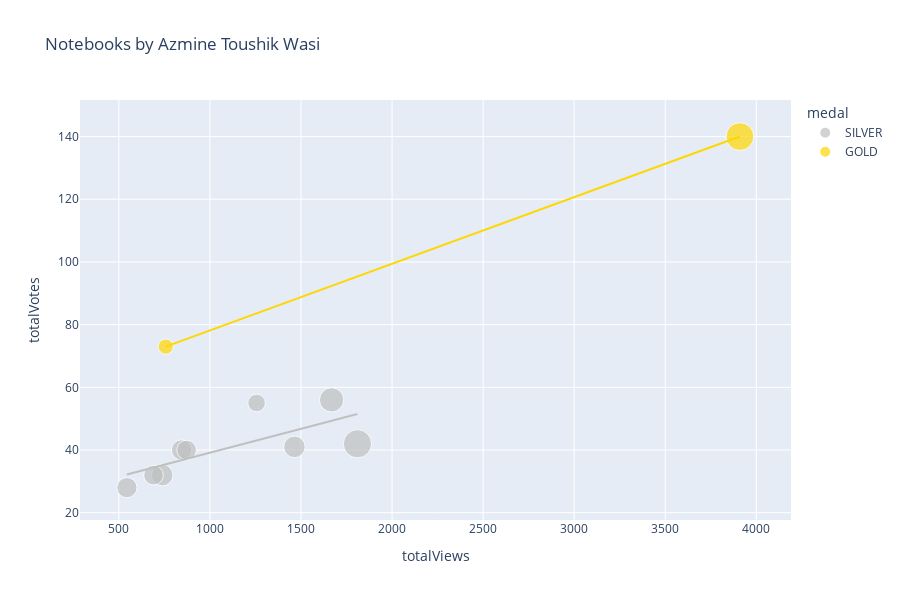

Source (notebook cell):
### Markdown cell above
# Plotly Scatter Plot

You may want to tweak these settings depending on how many notebooks you have...

### Code cell
import plotly.express as px

df['totalComments'].fillna(0, inplace=True)
df['medal'].fillna('N/A', inplace=True)
df['size'] = df['totalComments'].clip(lower=1)
color_map = {
    'GOLD': 'gold',
    'SILVER': 'silver',
    'BRONZE': 'chocolate',
    'N/A': '#333'
}
px.scatter(
    df,
    'totalViews',
    'totalVotes',
    title=f'Notebooks by {df.author_displayName.get(0)}',
    log_x=False,
    log_y=False,
    #width=800, 
    height=600,
    color='medal',
    color_discrete_map=color_map,
    size='size',
    trendline='ols',
    trendline_options=dict(log_x=False, log_y=False, add_constant=True),
    #trendline='lowess', # Use for Locally Weighted Scatterplot Smoothing line
    #trendline_scope='overall', # Use this for one trendline
    hover_name='title',
    hover_data={
        'size': False,
        'totalViews': ':,.0f',
        'totalVotes': ':,.0f',
        'totalLines': ':,.0f',
        'totalComments': ':,.0f',
        'viewsPerVote': ':,.0f',
        'languageName': True,
        'versionNumber': True,
        'lastRun': True,
        'lastRunExecutionTimeSeconds': ':,.0f',
        'medal': True,
    })

### Figure 1 — Plotly figure (JSON) as saved in the notebook; plotly's stock layout.template omitted (floating-point values rounded to 4 significant figures)
{"data": [{"customdata": [[12, 342, 12, 22.45, "Python", 14, "Tue Jul  5 04:38:45 2022", 70, "SILVER"], [18, 592, 18, 22.39, "Python", 11, "Mon Jul  4 18:57:52 2022", 49, "SILVER"], [16, 342, 16, 20.61, "Python", 7, "Mon Jul  4 18:45:02 2022", 97, "SILVER"], [23, 380, 23, 29.28, "Python", 12, "Mon Jul  4 17:30:49 2022", 50, "SILVER"], [15, 567, 15, 21.29, "Python", 17, "Mon Jul  4 08:38:28 2022", 97, "SILVER"], [31, 274, 31, 42.12, "Python", 11, "Sat Jun 25 16:40:22 2022", 80, "SILVER"], [18, 536, 18, 34.88, "Python", 11, "Wed Jun 15 04:45:57 2022", 52, "SILVER"], [16, 279, 16, 18.79, "Python", 16, "Sun May 29 07:50:50 2022", 40, "SILVER"], [15, 461, 15, 20.94, "Python", 14, "Fri May 27 02:34:12 2022", 79, "SILVER"]], "hovertemplate": "<b>%{hovertext}</b><br><br>medal=%{customdata[8]}<br>totalViews=%{x:,.0f}<br>totalVotes=%{y:,.0f}<br>totalLines=%{customdata[1]:,.0f}<br>totalComments=%{customdata[2]:,.0f}<br>viewsPerVote=%{customdata[3]:,.0f}<br>languageName=%{customdata[4]}<br>versionNumber=%{customdata[5]}<br>lastRun=%{customdata[6]}<br>lastRunExecutionTimeSeconds=%{customdata[7]:,.0f}<extra></extra>", "hovertext": ["➡️ Intro to Cross Validation ✅ Different Methods", "➡️ Intro to Bias-Variance Tradeoff 📋 with Numpy", "➡️ Intro to Feature Engineering 🛠 Housing Data ", "▶️ Lionel Messi 📊 Extended EDA ⚽ Goals ", "Divorce : How & Why? 📊 With PCA,SHAP,TSNE,RFE", "▶️ Cristiano Ronaldo 📊 Extended EDA ⚽ Goals ", "UCL ⚽ EDA & Viz ⭐ 2021-22 ⭐ Players & Teams", " 📘 Coursera 📉 EDA, FE 📈 Analysis + Insights 📊", "Export Processing Zones - EDA+Statistical Analysis"], "legendgroup": "SILVER", "marker": {"color": "silver", "size": [12, 18, 16, 23, 15, 31, 18, 16, 15], "sizemode": "area", "sizeref": 0.0775, "symbol": "circle"}, "mode": "markers", "name": "SILVER", "orientation": "v", "showlegend": true, "type": "scatter", "x": [1256, 738, 844, 1668, 872, 1810, 1464, 544, 690], "xaxis": "x", "y": [55, 32, 40, 56, 40, 42, 41, 28, 32], "yaxis": "y"}, {"hovertemplate": "<b>OLS trendline</b><br>totalVotes = 0.0152512 * totalViews + 23.9141<br>R<sup>2</sup>=0.527305<br><br>medal=SILVER<br>totalViews=%{x:,.0f}<br>totalVotes=%{y:,.0f} <b>(trend)</b><extra></extra>", "legendgroup": "SILVER", "marker": {"color": "silver", "symbol": "circle"}, "mode": "lines", "name": "SILVER", "showlegend": false, "type": "scatter", "x": [544, 690, 738, 844, 872, 1256, 1464, 1668, 1810], "xaxis": "x", "y": [32.21, 34.44, 35.17, 36.79, 37.21, 43.07, 46.24, 49.35, 51.52], "yaxis": "y"}, {"customdata": [[9, 645, 9, 10.24, "Python", 1, "Fri Jul  1 18:28:34 2022", 6, "GOLD"], [30, 357, 30, 27.74, "Python", 7, "Fri Jul  1 08:32:21 2022", 85, "GOLD"]], "hovertemplate": "<b>%{hovertext}</b><br><br>medal=%{customdata[8]}<br>totalViews=%{x:,.0f}<br>totalVotes=%{y:,.0f}<br>totalLines=%{customdata[1]:,.0f}<br>totalComments=%{customdata[2]:,.0f}<br>viewsPerVote=%{customdata[3]:,.0f}<br>languageName=%{customdata[4]}<br>versionNumber=%{customdata[5]}<br>lastRun=%{customdata[6]}<br>lastRunExecutionTimeSeconds=%{customdata[7]:,.0f}<extra></extra>", "hovertext": ["Clustering : Different Techniques, Algorithms", " Imputation : Different Techniques with Codes"], "legendgroup": "GOLD", "marker": {"color": "gold", "size": [9, 30], "sizemode": "area", "sizeref": 0.0775, "symbol": "circle"}, "mode": "markers", "name": "GOLD", "orientation": "v", "showlegend": true, "type": "scatter", "x": [757, 3910], "xaxis": "x", "y": [73, 140], "yaxis": "y"}, {"hovertemplate": "<b>OLS trendline</b><br>totalVotes = 0.0212496 * totalViews + 56.9141<br>R<sup>2</sup>=1.000000<br><br>medal=GOLD<br>totalViews=%{x:,.0f}<br>totalVotes=%{y:,.0f} <b>(trend)</b><extra></extra>", "legendgroup": "GOLD", "marker": {"color": "gold", "symbol": "circle"}, "mode": "lines", "name": "GOLD", "showlegend": false, "type": "scatter", "x": [757, 3910], "xaxis": "x", "y": [73, 140.0], "yaxis": "y"}], "layout": {"height": 600, "legend": {"itemsizing": "constant", "title": {"text": "medal"}, "tracegroupgap": 0}, "title": {"text": "Notebooks by Azmine Toushik Wasi"}, "xaxis": {"anchor": "y", "domain": [0, 1], "title": {"text": "totalViews"}}, "yaxis": {"anchor": "x", "domain": [0, 1], "title": {"text": "totalVotes"}}}}
